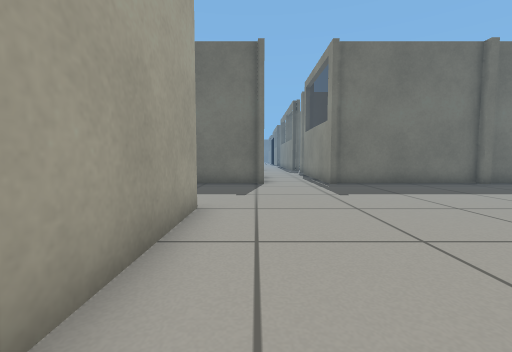
view 1 (above)

19 first-person views from a walk through a Gazebo world. The camera is 0.5 m above the floor, tilts 4° down and sees 90° across. Floor lines are 1 m apart. The floor is counted in squares, 0.5 m on a side. Each view is taken from the middle of a square. On the plan, view 1 faces up. The plan holds only what a view shows up to about 11 squares ahead; the rest is blank. The place goes on beyond the plan.

view 2
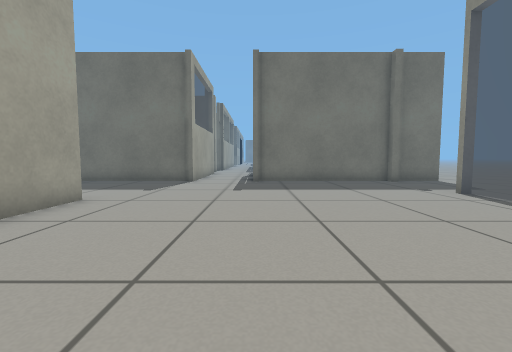

view 3
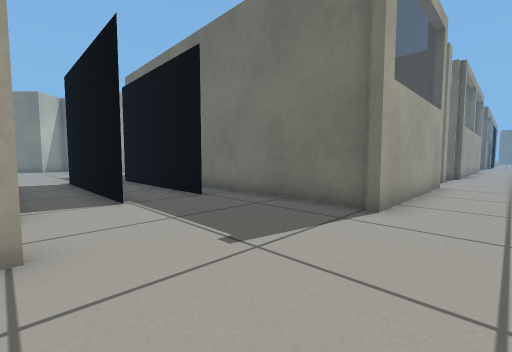

view 4
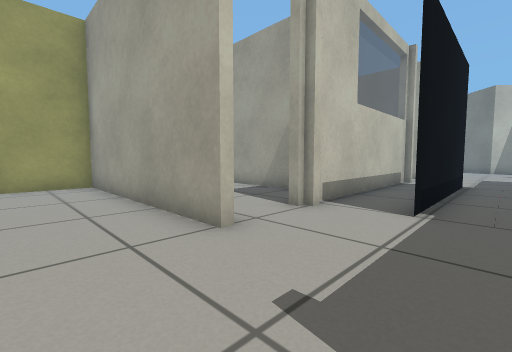

view 5
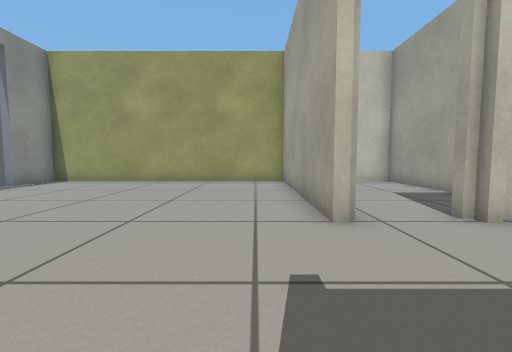

view 6
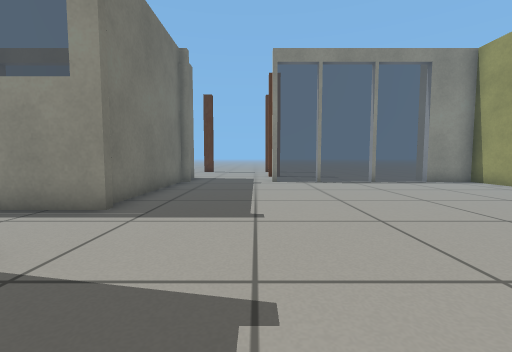

view 7
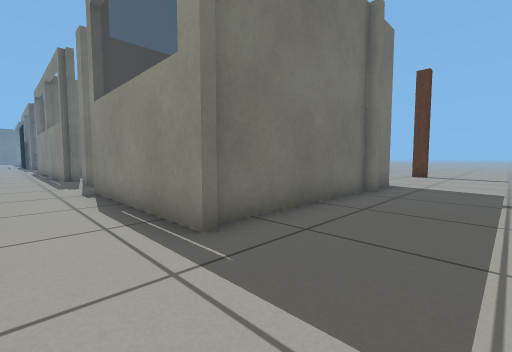

view 8
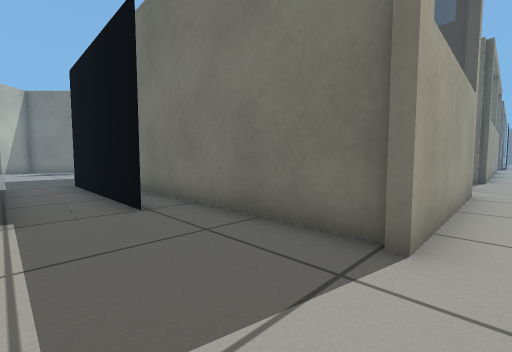

view 9
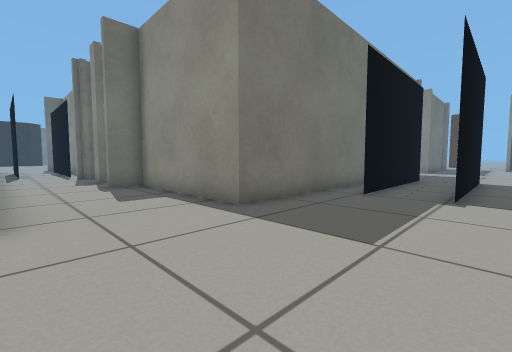

view 10
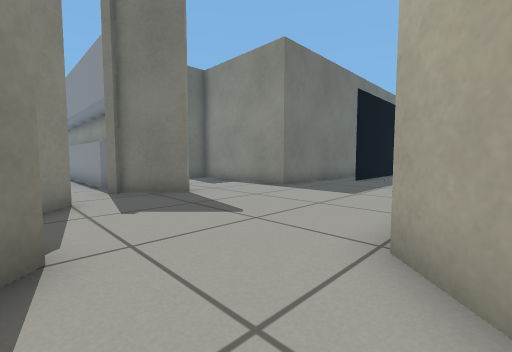

view 11
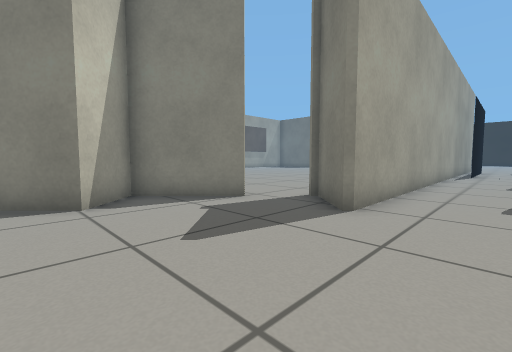

view 12
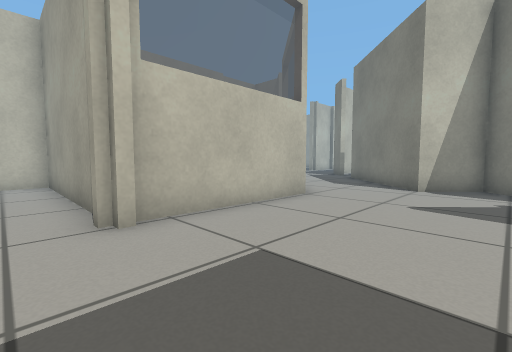

view 13
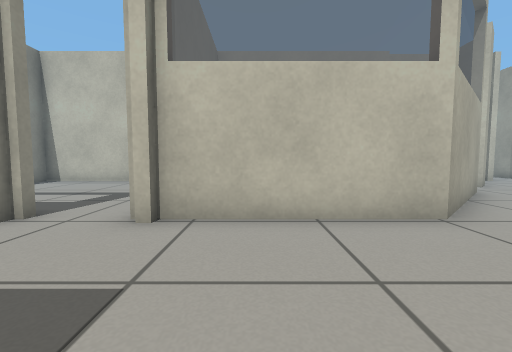

view 14
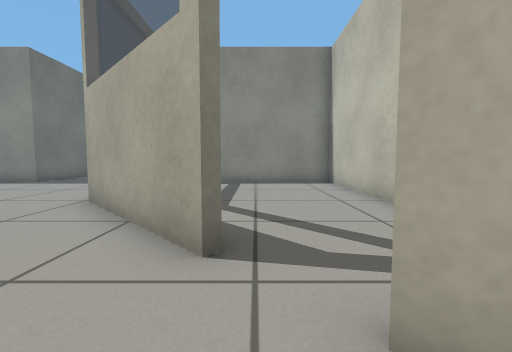

view 15
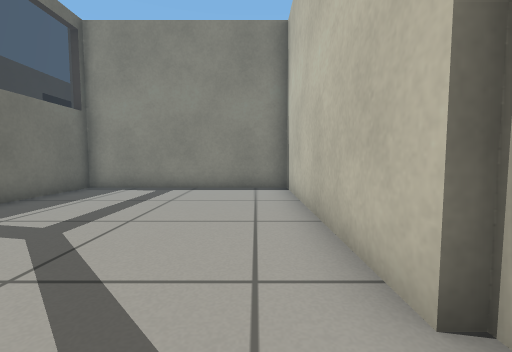

view 16
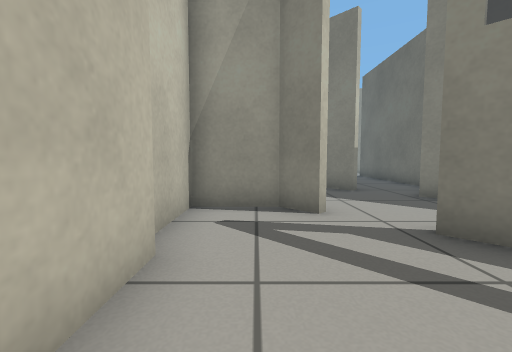

view 17
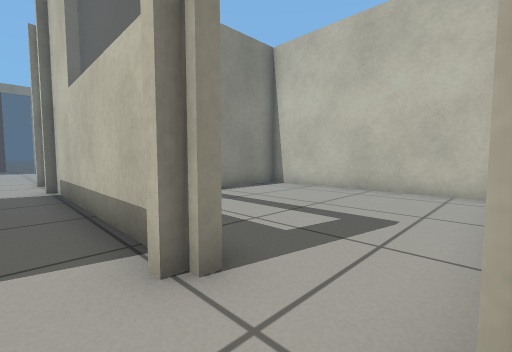

view 18
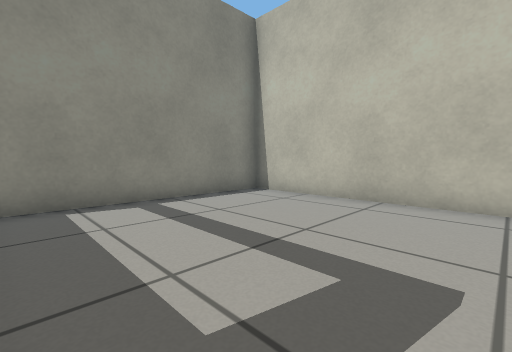

view 19
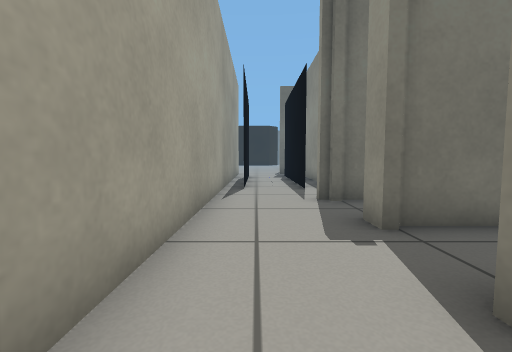

### Floor plan
Key: @ floor where view 1 was taken; # wall or solid block; . floor; = window, fence, low wall or low ledge; R ramp.
Columns run from 24 left of view 1 to 9 right of it. Each row starts with its distance up from view 1.
 21        #...             #..#
 20        #..##            #..#
 19        #...             ....
 18        #..###          ##...#
 17        #....            ....
 16        #..#             ....
 15        #..##            #..#
 14        #...#            #..#
 13       ##...#            #..#
 12     .###...#            #..#
 11     #.##...#            #..#
 10    ##......##############..#######
  9   ##...........RRRRR..............
  8   #...............................
  7   ##...........RRRRR..............
  6  ##..............................=
  5  #....######.###########.........=
  4 #....##....#......#    #.........=
  3 ....##.....#......#    #.........=
  2 ...#=......#......#    #.........=
  1 ...........#......#    #.........=
  0 .#.........#......#    #@........=
 -1 .#.........#......#    #.........#
 -2  ###################   ###########

Positions as (right, up) in squares from view 1, and headings:
1: (0, 0), facing up
2: (3, -1), facing up
3: (2, 5), facing up-left
4: (1, 8), facing down-left
5: (0, 9), facing down
6: (-2, 7), facing right
7: (1, 7), facing up-right
8: (1, 7), facing up-left
9: (-17, 6), facing up-right
10: (-21, 4), facing up-right
11: (-15, 6), facing up-left
12: (-12, 9), facing down-left
13: (-15, 9), facing down
14: (-24, 1), facing right
15: (-22, -1), facing right
16: (-18, -1), facing left
17: (-13, 6), facing down-right
18: (-12, 4), facing down-right
19: (-16, 14), facing up
